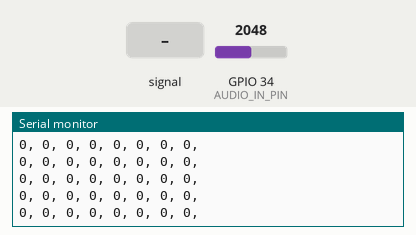
This sketch was run on a simulated ESP32. Parts: the last lines printed to the serial monitor. The test bench sets the inputs (shaded band); at power-on: GPIO 34 (AUDIO_IN_PIN) = 2048.

Above: at 1.2 s.
1.3 s: GPIO 34 (AUDIO_IN_PIN) fed a 200 Hz sine of ±327 counts around its level
At 1.52 s:
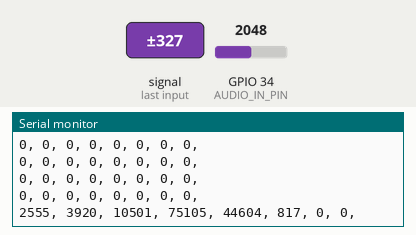
2.8 s: GPIO 34 (AUDIO_IN_PIN) set to 2866
At 2.9 s:
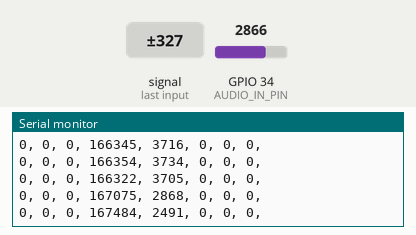
4.3 s: GPIO 34 (AUDIO_IN_PIN) fed a 1000 Hz sine of ±1023 counts around its level
At 4.62 s:
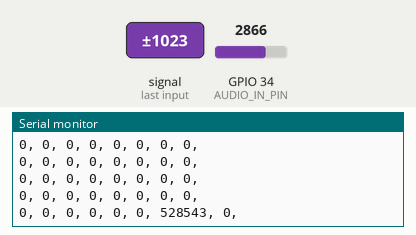
5.8 s: GPIO 34 (AUDIO_IN_PIN) set to 3603
At 5.82 s:
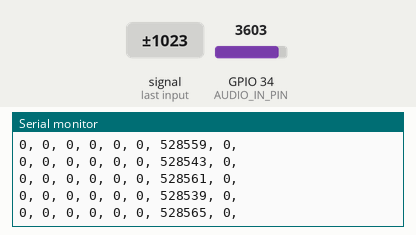
Timing chart, 0 to 8.3 s (numbered marks = the images above; inputs shaded):
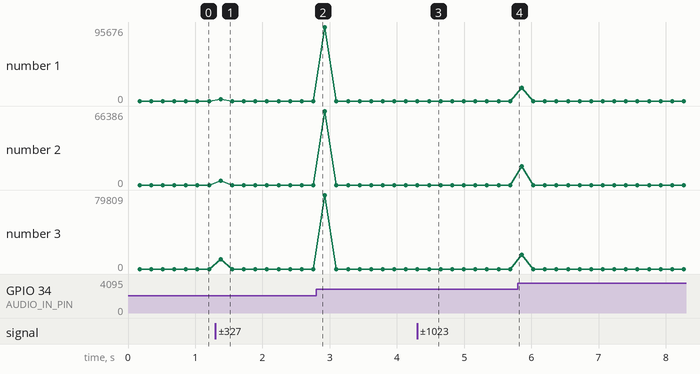

Measured:
- after the input at 1.3 s, the serial monitor: prints a new line after 0.08 s (image 1)
- after the input at 4.3 s, the serial monitor: prints a new line after 0.18 s (image 3)

The sketch:

FreqRecog_2.0.ino
```cpp
#include <arduinoFFT.h>

#define SAMPLES         1024          // Must be a power of 2
#define SAMPLING_FREQ   50000         // Hz, must be at least 2*max signal freq and less than 100kHz due to ADC conversion time. Determines maximum frequency that can be analysed by the FFT Fmax=sampleF/2.
#define AUDIO_IN_PIN    34            //34 is A2 on esp32
#define NB_BANDS        8            // To change this, you will need to change the bunch of if statements describing the mapping from bins to bands
#define NOISE           400           // Used as a crude noise filter, values below this are ignored

int bandValues[NB_BANDS]; //freqency bands

double vReal[SAMPLES];
double vImag[SAMPLES];
unsigned long newTime;
unsigned int sampling_period_us;

arduinoFFT FFT = arduinoFFT(vReal, vImag, SAMPLES, SAMPLING_FREQ);

void setup()
{
Serial.begin(115200);
sampling_period_us = round(1000000 * (1.0 / SAMPLING_FREQ));
}

void loop()
{
  // Sample the audio pin
  for (int i = 0; i < SAMPLES; i++)
  {
    newTime = micros();
    vReal[i] = analogRead(AUDIO_IN_PIN); // A conversion takes about 9.7uS on an ESP32
    vImag[i] = 0;
    while ((micros() - newTime) < sampling_period_us) { /* chill */ }
  }

  // Compute FFT
  FFT.DCRemoval();
  FFT.Windowing(FFT_WIN_TYP_HAMMING, FFT_FORWARD);
  FFT.Compute(FFT_FORWARD);
  FFT.ComplexToMagnitude();

  // Reset bandValues[]
  for (int i = 0; i<NB_BANDS; i++)
  {
    bandValues[i] = 0;
  }

  for (int i = 2; i < (SAMPLES/2); i++){       // Don't use sample 0 and only first SAMPLES/2 are usable. Each array element represents a frequency bin and its value the amplitude.
    if (vReal[i] > NOISE) {                    // Add a crude noise filter

    //8 bands, 12kHz top band
      if (i<=3 )           bandValues[0]  += (int)vReal[i];
      if (i>3   && i<=6  ) bandValues[1]  += (int)vReal[i];
      if (i>6   && i<=13 ) bandValues[2]  += (int)vReal[i];
      if (i>13  && i<=27 ) bandValues[3]  += (int)vReal[i];
      if (i>27  && i<=55 ) bandValues[4]  += (int)vReal[i];
      if (i>55  && i<=112) bandValues[5]  += (int)vReal[i];
      if (i>112 && i<=229) bandValues[6]  += (int)vReal[i];
      if (i>229          ) bandValues[7]  += (int)vReal[i];

   /* //16 bands, 12kHz top band
      if (i<=2 )           bandValues[0]  += (int)vReal[i];
      if (i>2   && i<=3  ) bandValues[1]  += (int)vReal[i];
      if (i>3   && i<=5  ) bandValues[2]  += (int)vReal[i];
      if (i>5   && i<=7  ) bandValues[3]  += (int)vReal[i];
      if (i>7   && i<=9  ) bandValues[4]  += (int)vReal[i];
      if (i>9   && i<=13 ) bandValues[5]  += (int)vReal[i];
      if (i>13  && i<=18 ) bandValues[6]  += (int)vReal[i];
      if (i>18  && i<=25 ) bandValues[7]  += (int)vReal[i];
      if (i>25  && i<=36 ) bandValues[8]  += (int)vReal[i];
      if (i>36  && i<=50 ) bandValues[9]  += (int)vReal[i];
      if (i>50  && i<=69 ) bandValues[10] += (int)vReal[i];
      if (i>69  && i<=97 ) bandValues[11] += (int)vReal[i];
      if (i>97  && i<=135) bandValues[12] += (int)vReal[i];
      if (i>135 && i<=189) bandValues[13] += (int)vReal[i];
      if (i>189 && i<=264) bandValues[14] += (int)vReal[i];
      if (i>264          ) bandValues[15] += (int)vReal[i];*/
    }
  }

  //printing data in CSV format (probably not needed for final code)
  for(int i=0; i<NB_BANDS; i++ )
  {
    Serial.print(bandValues[i]);
    Serial.print(", ");
  }
  Serial.println();

}
```
